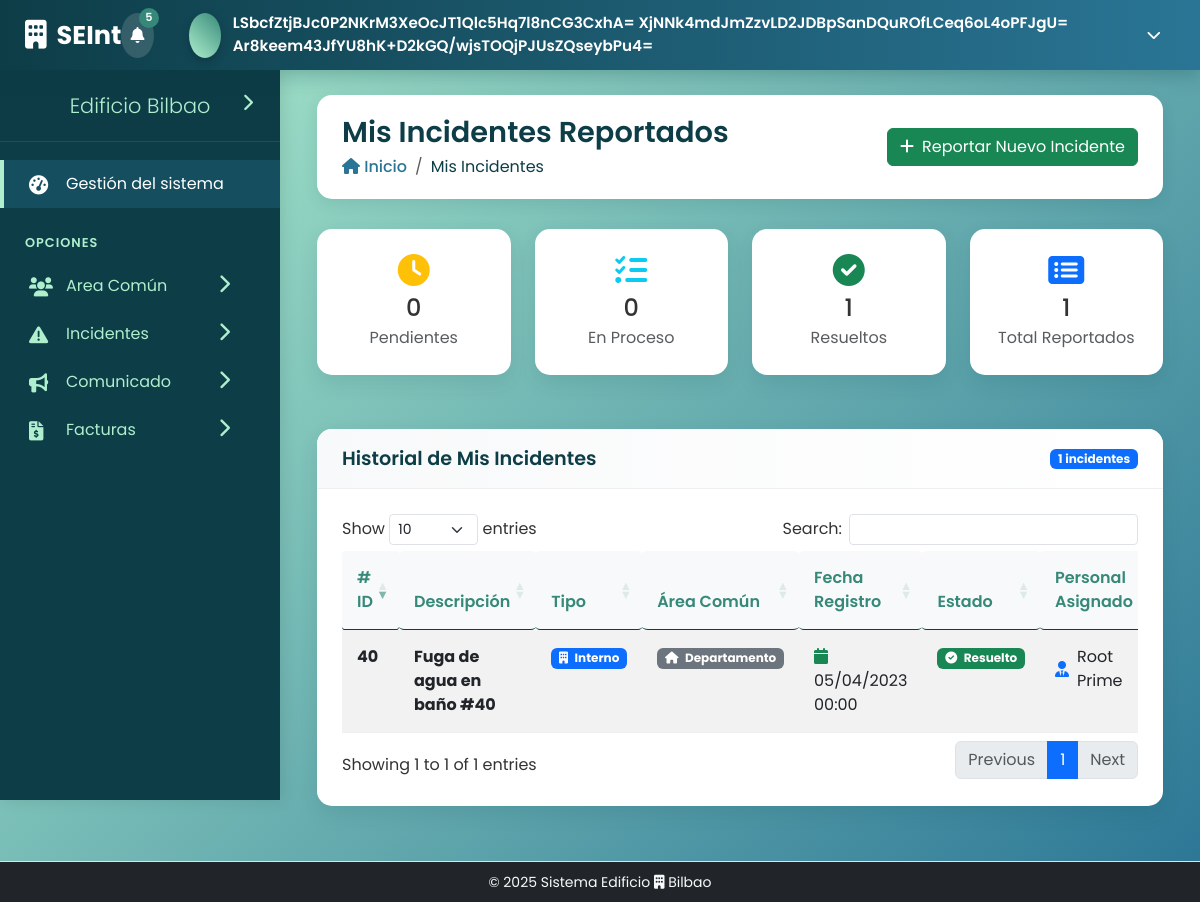
Screenshot of /public/controlador/IncidenteControlador.php?action=verMisIncidentes (signed in) with the database file from the repository.
### tables this page shows
CREATE TABLE incidente (
                           id_incidente INT AUTO_INCREMENT PRIMARY KEY,
                           id_departamento INT NOT NULL,
                           id_residente INT NOT NULL,
                           id_creador INT NOT NULL,
                           tipo ENUM('interno', 'externo') DEFAULT 'interno',
                           descripcion TEXT NOT NULL,
                           descripcion_detallada TEXT,
                           costo_externo DECIMAL(10,2) DEFAULT 0,
                           id_area INT NULL,
                           fecha_registro DATETIME NOT NULL DEFAULT CURRENT_TIMESTAMP,
                           estado ENUM('pendiente', 'en_proceso', 'resuelto', 'cancelado') DEFAULT 'pendiente',

                           FOREIGN KEY (id_departamento) REFERENCES departamento(id_departamento),
                           FOREIGN KEY (id_residente) REFERENCES persona(id_persona),
                           FOREIGN KEY (id_creador) REFERENCES persona(id_persona),
                           FOREIGN KEY (id_area) REFERENCES area_comun(id_area)
);

### public/modelo/IncidenteModelo.php (called while the page is built, shortened)
<?php
class IncidenteModelo {
    private $db;
    private $encryption_key;
    private $table_incidente = "incidente";
    private $table_persona = "persona";
    private $table_departamento = "departamento";
    private $table_area_comun = "area_comun";
    private $table_incidente_asignado = "incidente_asignado";
    public function __construct($db, $encryption_key = null) {
        $this->db = $db;
        $this->encryption_key = $encryption_key ?: '1A3F6C9E2B5D8A0C7E4F1A2B3C8D5E6F7A1B2C3D4E5F6A7B8C9D0E1F2A3B4C5D6';
        if (strlen($this->encryption_key) < 32) {
            $this->encryption_key = str_pad($this->encryption_key, 32, "\0");
        } elseif (strlen($this->encryption_key) > 32) {
            $this->encryption_key = substr($this->encryption_key, 0, 32);
        }
    }
    private function decrypt($encrypted_data) {
        try {
            $data = base64_decode($encrypted_data);
            $iv = substr($data, 0, 16);
            $encrypted = substr($data, 16);
            $decrypted = openssl_decrypt($encrypted, 'AES-256-CBC', $this->encryption_key, OPENSSL_RAW_DATA, $iv);
            return $decrypted === false ? $encrypted_data : $decrypted;
        } catch (Exception $e) {
            error_log("Error descifrando datos: " . $e->getMessage());
            return $encrypted_data;
        }
    }
    public function listarIncidentesPorResidente($id_residente) {
        $sql = "SELECT
                i.*,
                d.numero as numero_departamento,
                r.nombre as nombre_residente,
                r.apellido_paterno as apellido_paterno_residente,
                r.apellido_materno as apellido_materno_residente,
                a.nombre as nombre_area,
                a.id_area,
                ia.id_personal_asignado,
                p.nombre as nombre_personal,
                p.apellido_paterno as apellido_personal,
                ia.requiere_reasignacion
            FROM {$this->table_incidente} i
            LEFT JOIN {$this->table_departamento} d ON i.id_departamento = d.id_departamento
            LEFT JOIN {$this->table_persona} r ON i.id_residente = r.id_persona
            LEFT JOIN {$this->table_area_comun} a ON i.id_area = a.id_area
            LEFT JOIN (
                SELECT ia1.id_incidente, ia1.id_personal as id_personal_asignado,
                       ia1.requiere_reasignacion,
                       ROW_NUMBER() OVER (PARTITION BY ia1.id_incidente ORDER BY ia1.fecha_asignacion DESC) as rn
                FROM {$this->table_incidente_asignado} ia1
            ) ia ON i.id_incidente = ia.id_incidente AND ia.rn = 1
            LEFT JOIN {$this->table_persona} p ON ia.id_personal_asignado = p.id_persona
            WHERE i.id_residente = ?
            ORDER BY i.fecha_registro DESC";
        $stmt = $this->db->prepare($sql);
        $stmt->bindParam(1, $id_residente, PDO::PARAM_INT);
        $stmt->execute();
        $incidentes = $stmt->fetchAll(PDO::FETCH_ASSOC);
        foreach ($incidentes as &$incidente) {
            $incidente['nombre_residente'] = $this->decrypt($incidente['nombre_residente']);
            $incidente['apellido_paterno_residente'] = $this->decrypt($incidente['apellido_paterno_residente']);
            $incidente['apellido_materno_residente'] = $this->decrypt($incidente['apellido_materno_residente']);
            $incidente['nombre_residente'] = trim(
                $incidente['nombre_residente'] . ' ' .
                $incidente['apellido_paterno_residente'] . ' ' .
                ($incidente['apellido_materno_residente'] ?? '')
            );
            if (!empty($incidente['nombre_personal'])) {
                $incidente['nombre_personal'] = $this->decrypt($incidente['nombre_personal']);
                $incidente['apellido_personal'] = $this->decrypt($incidente['apellido_personal']);
            } else {
                $incidente['personal_asignado'] = null;
            }
        }
        return $incidentes;
    }
    public function contarIncidentesResidentePorEstado($id_residente, $estado) {
        $sql = "SELECT COUNT(*) as total
            FROM {$this->table_incidente}
            WHERE id_residente = ? AND estado = ?";
        $stmt = $this->db->prepare($sql);
        $stmt->bindParam(1, $id_residente, PDO::PARAM_INT);
        $stmt->bindParam(2, $estado, PDO::PARAM_STR);
        $stmt->execute();
        $result = $stmt->fetch(PDO::FETCH_ASSOC);
        return $result['total'];
    }
    public function contarTotalIncidentesResidente($id_residente) {
        $sql = "SELECT COUNT(*) as total
            FROM {$this->table_incidente}
            WHERE id_residente = ?";
        $stmt = $this->db->prepare($sql);
        $stmt->bindParam(1, $id_residente, PDO::PARAM_INT);
        $stmt->execute();
        $result = $stmt->fetch(PDO::FETCH_ASSOC);
        return $result['total'];
    }
}
?>

### public/vista/VerMisIncidentesVista.php (the view, shortened to what this page needs)
<?php include("../../includes/header.php"); ?>
    <div class="page-header fade-in">
        <div class="page-title">
            <h1>Mis Incidentes Reportados</h1>
            <nav aria-label="breadcrumb">
                <ol class="breadcrumb">
                    <li class="breadcrumb-item"><a href="#"><i class="fas fa-home"></i> Inicio</a></li>
                    <li class="breadcrumb-item active" aria-current="page">Mis Incidentes</li>
                </ol>
            </nav>
        </div>
        <div class="page-actions">
            <a href="IncidenteControlador.php?action=formularioIncidente" class="btn btn-success">
                <i class="fas fa-plus me-2"></i>Reportar Nuevo Incidente
            </a>
        </div>
    </div>
    <div class="row fade-in mb-4">
        <div class="col-md-3">
            <div class="content-box text-center">
                <div class="content-box-body">
                    <i class="fas fa-clock fa-2x text-warning mb-2"></i>
                    <h4 class="mb-1"><?php echo $numeroIncidentesPendientes; ?></h4>
                    <p class="text-muted mb-0">Pendientes</p>
                </div>
            </div>
        </div>
        <div class="col-md-3">
            <div class="content-box text-center">
                <div class="content-box-body">
                    <i class="fas fa-tasks fa-2x text-info mb-2"></i>
                    <h4 class="mb-1"><?php echo $numeroIncidentesProceso; ?></h4>
                    <p class="text-muted mb-0">En Proceso</p>
                </div>
            </div>
        </div>
        <div class="col-md-3">
            <div class="content-box text-center">
                <div class="content-box-body">
                    <i class="fas fa-check-circle fa-2x text-success mb-2"></i>
                    <h4 class="mb-1"><?php echo $numeroIncidentesResueltos; ?></h4>
                    <p class="text-muted mb-0">Resueltos</p>
                </div>
            </div>
        </div>
        <div class="col-md-3">
            <div class="content-box text-center">
                <div class="content-box-body">
                    <i class="fas fa-list-alt fa-2x text-primary mb-2"></i>
                    <h4 class="mb-1"><?php echo $numeroTotalIncidentes; ?></h4>
                    <p class="text-muted mb-0">Total Reportados</p>
                </div>
            </div>
        </div>
    </div>
    <div class="row fade-in">
        <div class="col-12">
            <div class="content-box">
                <div class="content-box-header d-flex justify-content-between align-items-center">
                    <h5>Historial de Mis Incidentes</h5>
                    <span class="badge bg-primary"><?php echo count($incidentes); ?> incidentes</span>
                </div>
                <div class="content-box-body">
                    <?php if (empty($incidentes)): ?>
                        <div class="text-center py-4">
                            <i class="fas fa-exclamation-triangle fa-3x text-muted mb-3"></i>
                            <h5 class="text-muted">No has reportado ningún incidente</h5>
                            <p class="text-muted mb-3">Cuando reportes incidentes, aparecerán en esta lista</p>
                            <a href="IncidenteControlador.php?action=formularioIncidente" class="btn btn-primary">
                                <i class="fas fa-plus me-2"></i>Reportar mi primer incidente
                            </a>
                        </div>
                    <?php else: ?>
                        <div class="table-responsive">
                            <table id="tablaMisIncidentes" class="table table-hover table-striped">
                                <thead>
                                <tr>
                                    <th># ID</th>
                                    <th>Descripción</th>
                                    <th>Tipo</th>
                                    <th>Área Común</th>
                                    <th>Fecha Registro</th>
                                    <th>Estado</th>
                                    <th>Personal Asignado</th>
                                </tr>
                                </thead>
                                <tbody>
                                <?php foreach ($incidentes as $incidente): ?>
                                    <tr>
                                        <td><strong><?php echo htmlspecialchars($incidente['id_incidente']); ?></strong></td>
                                        <td>
                                            <div class="fw-bold"><?php echo htmlspecialchars($incidente['descripcion']); ?></div>
                                        </td>
                                        <td>
                                            <?php
                                            $badge_class = '';
                                            $icon = '';
                                            switch($incidente['tipo']) {
                                                case 'interno':
                                                    $badge_class = 'bg-primary';
                                                    $icon = 'fa-building';
                                                    break;
                                            }
                                            ?>
                                            <span class="badge <?php echo $badge_class; ?>">
                                                <i class="fas <?php echo $icon; ?> me-1"></i>
                                                <?php echo ucfirst(htmlspecialchars($incidente['tipo'])); ?>
                                            </span>
                                        </td>
                                        <td>
                                            <?php if (!empty($incidente['id_area']) && !empty($incidente['nombre_area'])): ?>
                                                <span class="badge bg-warning">
                                                    <i class="fas fa-map-marker-alt me-1"></i>
                                                    <?php echo htmlspecialchars($incidente['nombre_area']); ?>
                                                </span>
                                            <?php else: ?>
                                                <span class="badge bg-secondary">
                                                    <i class="fas fa-home me-1"></i>
                                                    Departamento
                                                </span>
                                            <?php endif; ?>
                                        </td>
                                        <td>
                                            <i class="fas fa-calendar text-success me-2"></i>
                                            <?php echo date('d/m/Y H:i', strtotime($incidente['fecha_registro'])); ?>
                                        </td>
                                        <td>
                                            <?php
                                            $badge_class = '';
                                            $icon = '';
                                            switch($incidente['estado']) {
                                                case 'resuelto':
                                                    $badge_class = 'bg-success';
                                                    $icon = 'fa-check-circle';
                                                    break;
                                            }
                                            ?>
                                            <span class="badge <?php echo $badge_class; ?>">
                                                <i class="fas <?php echo $icon; ?> me-1"></i>
                                                <?php echo ucfirst(str_replace('_', ' ', htmlspecialchars($incidente['estado']))); ?>
                                            </span>
                                        </td>
                                        <td>
                                            <?php if (!empty($incidente['personal_asignado'])): ?>
                                                <div class="d-flex align-items-center">
                                                    <i class="fas fa-user-tie text-primary me-2"></i>
                                                    <div>
                                                        <div><?php echo htmlspecialchars($incidente['personal_asignado']); ?></div>
                                                    </div>
                                                </div>
                                            <?php else: ?>
                                                <span class="badge bg-secondary">
                                                    <i class="fas fa-user-slash me-1"></i>Sin asignar
                                                </span>
                                            <?php endif; ?>
                                        </td>
                                    </tr>
                                <?php endforeach; ?>
                                </tbody>
                            </table>
                        </div>
                    <?php endif; ?>
                </div>
            </div>
        </div>
    </div>
    <link rel="stylesheet" type="text/css" href="https://cdn.datatables.net/1.13.6/css/dataTables.bootstrap5.min.css">
    <link rel="stylesheet" type="text/css" href="https://cdn.datatables.net/responsive/2.5.0/css/responsive.bootstrap5.min.css">
<?php include("../../includes/footer.php"); ?>

### rows the page displays
incidente: id_incidente "40", descripcion "Fuga de agua en baño #40", tipo "Interno", fecha_registro "05/04/2023 00:00", estado "Resuelto", personal_asignado "Root Prime"

### other values shown
$_SESSION['nombre'] "LSbcfZtjBJc0P2NKrM3XeOcJT1Qlc5Hq7l8nCG3CxhA="
$_SESSION['apellido_paterno'] "XjNNk4mdJmZzvLD2JDBpSanDQuROfLCeq6oL4oPFJgU="
$_SESSION['apellido_materno'] "Ar8keem43JfYU8hK+D2kGQ/wjsTOQjPJUsZQseybPu4="
$numeroIncidentesPendientes "0"
$numeroIncidentesProceso "0"
$numeroIncidentesResueltos "1"
$numeroTotalIncidentes "1"
count($incidentes) "1"
